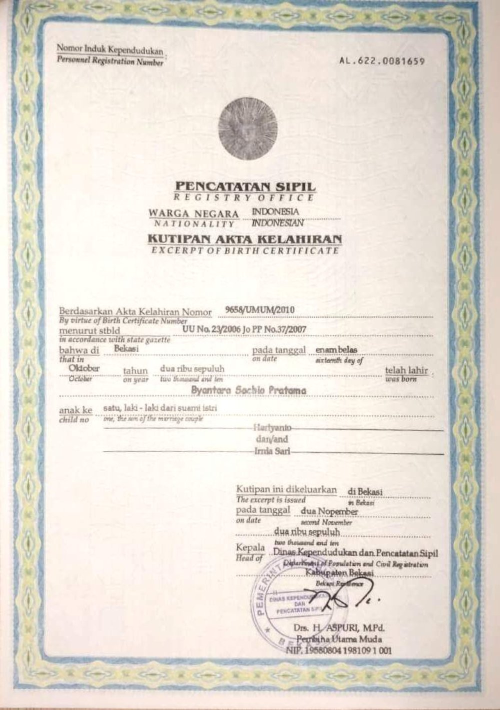
#> input picture BACKUPS TEST/extracted_temp/uploads/2fcd96af-96a5-4af4-9812-dfd93d2d2acc.jpg, 1000 x 1420 px (shown at 1/2 size); its folder holds only this picture in this run
$ python -i preprocessing.py   (imports and definitions only)
#> lines starting #> are read from the running program, lines starting #| are printed output that depends on the picture
"""
Image preprocessing pipeline for Indonesian document OCR.

Optimizes photos of KTP/KK (often taken by phone in suboptimal conditions)
for maximum OCR accuracy with PaddleOCR.

Pipeline: Resize → Grayscale → Threshold → Deskew → Denoise
"""

import cv2
import numpy as np
from typing import Optional


# [47 lines left out: function preprocess_image, not called in this run]


def _resize(image: np.ndarray, target_width: int) -> np.ndarray:
    """Resize image maintaining aspect ratio."""
    h, w = image.shape[:2]
    if w <= target_width:
        return image
    ratio = target_width / w
    new_h = int(h * ratio)
    return cv2.resize(image, (target_width, new_h), interpolation=cv2.INTER_AREA)


def _deskew(gray: np.ndarray) -> np.ndarray:
    """
    Detect and correct skew/rotation in document images.

    Uses Hough line detection to find the dominant text angle,
    then rotates the image to align text horizontally.
    """
    # Edge detection for line finding
    edges = cv2.Canny(gray, 50, 150, apertureSize=3)

    # Find lines using probabilistic Hough transform
    lines = cv2.HoughLinesP(edges, 1, np.pi / 180, threshold=100, minLineLength=100, maxLineGap=10)

    if lines is None or len(lines) == 0:
        return gray

    # Calculate median angle of detected lines
    angles = []
    for line in lines:
        x1, y1, x2, y2 = line[0]
        angle = np.degrees(np.arctan2(y2 - y1, x2 - x1))
        # Only consider near-horizontal lines (text lines)
        if abs(angle) < 45:
            angles.append(angle)

    if not angles:
        return gray

    median_angle = np.median(angles)

    # Only rotate if skew is significant (>0.5 degrees)
    if abs(median_angle) < 0.5:
        return gray

    # Rotate to correct skew
    h, w = gray.shape
    center = (w // 2, h // 2)
    rotation_matrix = cv2.getRotationMatrix2D(center, median_angle, 1.0)
    rotated = cv2.warpAffine(
        gray, rotation_matrix, (w, h),
        flags=cv2.INTER_CUBIC,
        borderMode=cv2.BORDER_REPLICATE,
    )

    return rotated


def preprocess_for_ktp(image: np.ndarray) -> np.ndarray:
    """
    KTP-specific preprocessing.
    KTP cards are small and text is dense — use smaller block size.
    """
    resized = _resize(image, 1400)  # KTP needs higher resolution
    gray = cv2.cvtColor(resized, cv2.COLOR_BGR2GRAY)
    gray = _deskew(gray)

    # Sharpen for small text
    kernel = np.array([[-1, -1, -1], [-1, 9, -1], [-1, -1, -1]])
    sharpened = cv2.filter2D(gray, -1, kernel)

    thresh = cv2.adaptiveThreshold(
        sharpened, 255,
        cv2.ADAPTIVE_THRESH_GAUSSIAN_C,
        cv2.THRESH_BINARY,
        blockSize=11,
        C=5,
    )
    return cv2.fastNlMeansDenoising(thresh, h=8)


# [6 lines left out: function preprocess_for_kk, not called in this run]

>>> import cv2
>>> picture = cv2.imread('../BACKUPS TEST/extracted_temp/uploads/2fcd96af-96a5-4af4-9812-dfd93d2d2acc.jpg')
#> picture is the input picture: shape (1420, 1000, 3); mean B, G, R 212.1, 221, 226.7
>>> result = preprocess_for_ktp(picture)
#> in preprocess_for_ktp, `gray = cv2.cvtColor(resized, cv2.COLOR_BGR2GRAY)`:
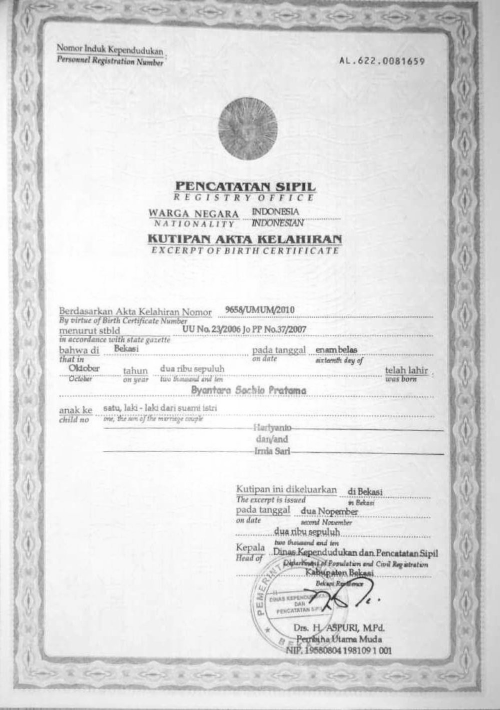
#> gray: shape (1420, 1000) (shown at 1/2 size); min 29, max 255, mean 221.8
#> in _deskew, `edges = cv2.Canny(gray, 50, 150, apertureSize=3)`:
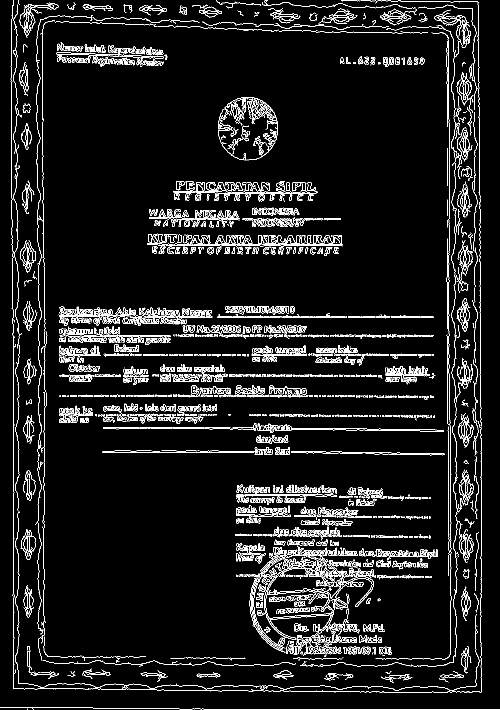
#> edges: shape (1420, 1000) (shown at 1/2 size); 7% white in thin lines or dots
#> in _deskew, `lines = cv2.HoughLinesP(edges, 1, np.pi / 180, threshold=100, minLineL..`: lines = 173 rows, first 6: [897, 746, 897, 502], [312, 635, 866, 635], [207, 708, 866, 708], [401, 1418, 804, 1418], [894, 657, 894, 477], [119, 752, 763, 752]
#> the loop in _deskew, `for line in lines:` made 173 passes
#> (x1, y1, x2, y2, angle) on passes 1 to 3: (897, 746, 897, 502, -90), (312, 635, 866, 635, 0), (207, 708, 866, 708, 0)
#> after the loop in _deskew, `for line in lines:`: angles = 142 values, max 3.88 at index 114, min -2.11 at index 62, mean 0.468
#> in _deskew, `median_angle = np.median(angles)`: median_angle = 0
#> in preprocess_for_ktp, `sharpened = cv2.filter2D(gray, -1, kernel)`:
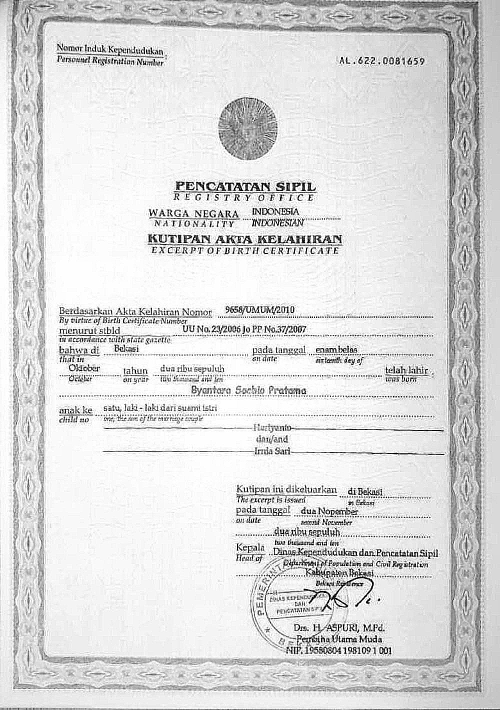
#> sharpened: shape (1420, 1000) (shown at 1/2 size); min 0, max 255, mean 218.5
#> in preprocess_for_ktp, `thresh = cv2.adaptiveThreshold( sharpened, 255, cv2.ADAPTIVE_THRESH_GA..`:
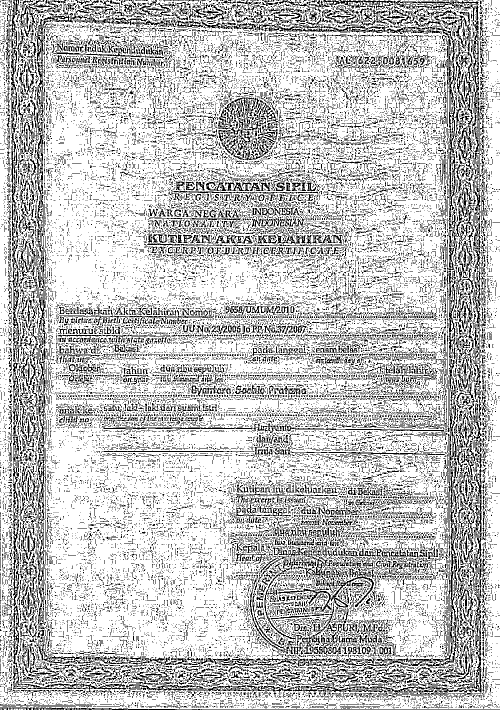
#> thresh: shape (1420, 1000) (shown at 1/2 size); 75.6% white; black in thin lines or dots
